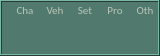
     <widget class="QFrame" name="frame_2">
      <property name="geometry">
       <rect>
        <x>40</x>
        <y>58</y>
        <width>160</width>
        <height>56</height>
       </rect>
      </property>
      <property name="palette">
       <palette>
        <active>
         <colorrole role="WindowText">
          <brush brushstyle="SolidPattern">
           <color alpha="255">
            <red>185</red>
            <green>198</green>
            <blue>185</blue>
           </color>
          </brush>
         </colorrole>
         <colorrole role="Button">
          <brush brushstyle="SolidPattern">
           <color alpha="255">
            <red>81</red>
            <green>121</green>
            <blue>109</blue>
           </color>
          </brush>
         </colorrole>
         <colorrole role="Light">
          <brush brushstyle="SolidPattern">
           <color alpha="255">
            <red>121</red>
            <green>182</green>
            <blue>164</blue>
           </color>
          </brush>
         </colorrole>
         <colorrole role="Midlight">
          <brush brushstyle="SolidPattern">
           <color alpha="255">
            <red>101</red>
            <green>151</green>
            <blue>136</blue>
           </color>
          </brush>
         </colorrole>
         <colorrole role="Dark">
          <brush brushstyle="SolidPattern">
           <color alpha="255">
            <red>40</red>
            <green>60</green>
            <blue>54</blue>
           </color>
          </brush>
         </colorrole>
         <colorrole role="Mid">
          <brush brushstyle="SolidPattern">
           <color alpha="255">
            <red>54</red>
            <green>80</green>
            <blue>72</blue>
           </color>
          </brush>
         </colorrole>
         <colorrole role="Text">
          <brush brushstyle="SolidPattern">
           <color alpha="255">
            <red>185</red>
            <green>198</green>
            <blue>185</blue>
           </color>
          </brush>
         </colorrole>
         <colorrole role="BrightText">
          <brush brushstyle="SolidPattern">
           <color alpha="255">
            <red>255</red>
            <green>255</green>
            <blue>255</blue>
           </color>
          </brush>
         </colorrole>
         <colorrole role="ButtonText">
          <brush brushstyle="SolidPattern">
           <color alpha="255">
            <red>255</red>
            <green>255</green>
            <blue>255</blue>
           </color>
          </brush>
         </colorrole>
         <colorrole role="Base">
          <brush brushstyle="SolidPattern">
           <color alpha="255">
            <red>0</red>
            <green>0</green>
            <blue>0</blue>
           </color>
          </brush>
         </colorrole>
         <colorrole role="Window">
          <brush brushstyle="SolidPattern">
           <color alpha="255">
            <red>81</red>
            <green>121</green>
            <blue>109</blue>
           </color>
          </brush>
         </colorrole>
         <colorrole role="Shadow">
          <brush brushstyle="SolidPattern">
           <color alpha="255">
            <red>0</red>
            <green>0</green>
            <blue>0</blue>
           </color>
          </brush>
         </colorrole>
         <colorrole role="AlternateBase">
          <brush brushstyle="SolidPattern">
           <color alpha="255">
            <red>40</red>
            <green>60</green>
            <blue>54</blue>
           </color>
          </brush>
         </colorrole>
         <colorrole role="ToolTipBase">
          <brush brushstyle="SolidPattern">
           <color alpha="255">
            <red>255</red>
            <green>255</green>
            <blue>220</blue>
           </color>
          </brush>
         </colorrole>
         <colorrole role="ToolTipText">
          <brush brushstyle="SolidPattern">
           <color alpha="255">
            <red>0</red>
            <green>0</green>
            <blue>0</blue>
           </color>
          </brush>
         </colorrole>
        </active>
        <inactive>
         <colorrole role="WindowText">
          <brush brushstyle="SolidPattern">
           <color alpha="255">
            <red>185</red>
            <green>198</green>
            <blue>185</blue>
           </color>
          </brush>
         </colorrole>
         <colorrole role="Button">
          <brush brushstyle="SolidPattern">
           <color alpha="255">
            <red>81</red>
            <green>121</green>
            <blue>109</blue>
           </color>
          </brush>
         </colorrole>
         <colorrole role="Light">
          <brush brushstyle="SolidPattern">
           <color alpha="255">
            <red>121</red>
            <green>182</green>
            <blue>164</blue>
           </color>
          </brush>
         </colorrole>
         <colorrole role="Midlight">
          <brush brushstyle="SolidPattern">
           <color alpha="255">
            <red>101</red>
            <green>151</green>
            <blue>136</blue>
           </color>
          </brush>
         </colorrole>
         <colorrole role="Dark">
          <brush brushstyle="SolidPattern">
           <color alpha="255">
            <red>40</red>
            <green>60</green>
            <blue>54</blue>
           </color>
          </brush>
         </colorrole>
         <colorrole role="Mid">
          <brush brushstyle="SolidPattern">
           <color alpha="255">
            <red>54</red>
            <green>80</green>
            <blue>72</blue>
           </color>
          </brush>
         </colorrole>
         <colorrole role="Text">
          <brush brushstyle="SolidPattern">
           <color alpha="255">
            <red>185</red>
            <green>198</green>
            <blue>185</blue>
           </color>
          </brush>
         </colorrole>
         <colorrole role="BrightText">
          <brush brushstyle="SolidPattern">
           <color alpha="255">
            <red>255</red>
            <green>255</green>
            <blue>255</blue>
           </color>
          </brush>
         </colorrole>
         <colorrole role="ButtonText">
          <brush brushstyle="SolidPattern">
           <color alpha="255">
            <red>255</red>
            <green>255</green>
            <blue>255</blue>
           </color>
          </brush>
         </colorrole>
         <colorrole role="Base">
          <brush brushstyle="SolidPattern">
           <color alpha="255">
            <red>0</red>
            <green>0</green>
            <blue>0</blue>
           </color>
          </brush>
         </colorrole>
         <colorrole role="Window">
          <brush brushstyle="SolidPattern">
           <color alpha="255">
            <red>81</red>
            <green>121</green>
            <blue>109</blue>
           </color>
          </brush>
         </colorrole>
         <colorrole role="Shadow">
          <brush brushstyle="SolidPattern">
           <color alpha="255">
            <red>0</red>
            <green>0</green>
            <blue>0</blue>
           </color>
          </brush>
         </colorrole>
         <colorrole role="AlternateBase">
          <brush brushstyle="SolidPattern">
           <color alpha="255">
            <red>40</red>
            <green>60</green>
            <blue>54</blue>
           </color>
          </brush>
         </colorrole>
         <colorrole role="ToolTipBase">
          <brush brushstyle="SolidPattern">
           <color alpha="255">
            <red>255</red>
            <green>255</green>
            <blue>220</blue>
           </color>
          </brush>
         </colorrole>
         <colorrole role="ToolTipText">
          <brush brushstyle="SolidPattern">
           <color alpha="255">
            <red>0</red>
            <green>0</green>
            <blue>0</blue>
           </color>
          </brush>
         </colorrole>
        </inactive>
        <disabled>
         <colorrole role="WindowText">
          <brush brushstyle="SolidPattern">
           <color alpha="255">
            <red>40</red>
            <green>60</green>
            <blue>54</blue>
           </color>
          </brush>
         </colorrole>
         <colorrole role="Button">
          <brush brushstyle="SolidPattern">
           <color alpha="255">
            <red>81</red>
            <green>121</green>
            <blue>109</blue>
           </color>
          </brush>
         </colorrole>
         <colorrole role="Light">
          <brush brushstyle="SolidPattern">
           <color alpha="255">
            <red>121</red>
            <green>182</green>
            <blue>164</blue>
           </color>
          </brush>
         </colorrole>
         <colorrole role="Midlight">
          <brush brushstyle="SolidPattern">
           <color alpha="255">
            <red>101</red>
            <green>151</green>
            <blue>136</blue>
           </color>
          </brush>
         </colorrole>
         <colorrole role="Dark">
          <brush brushstyle="SolidPattern">
           <color alpha="255">
            <red>40</red>
            <green>60</green>
            <blue>54</blue>
           </color>
          </brush>
         </colorrole>
         <colorrole role="Mid">
          <brush brushstyle="SolidPattern">
           <color alpha="255">
            <red>54</red>
            <green>80</green>
            <blue>72</blue>
           </color>
          </brush>
         </colorrole>
         <colorrole role="Text">
          <brush brushstyle="SolidPattern">
           <color alpha="255">
            <red>40</red>
            <green>60</green>
            <blue>54</blue>
           </color>
          </brush>
         </colorrole>
         <colorrole role="BrightText">
          <brush brushstyle="SolidPattern">
           <color alpha="255">
            <red>255</red>
            <green>255</green>
            <blue>255</blue>
           </color>
          </brush>
         </colorrole>
         <colorrole role="ButtonText">
          <brush brushstyle="SolidPattern">
           <color alpha="255">
            <red>40</red>
            <green>60</green>
            <blue>54</blue>
           </color>
          </brush>
         </colorrole>
         <colorrole role="Base">
          <brush brushstyle="SolidPattern">
           <color alpha="255">
            <red>81</red>
            <green>121</green>
            <blue>109</blue>
           </color>
          </brush>
         </colorrole>
         <colorrole role="Window">
          <brush brushstyle="SolidPattern">
           <color alpha="255">
            <red>81</red>
            <green>121</green>
            <blue>109</blue>
           </color>
          </brush>
         </colorrole>
         <colorrole role="Shadow">
          <brush brushstyle="SolidPattern">
           <color alpha="255">
            <red>0</red>
            <green>0</green>
            <blue>0</blue>
           </color>
          </brush>
         </colorrole>
         <colorrole role="AlternateBase">
          <brush brushstyle="SolidPattern">
           <color alpha="255">
            <red>81</red>
            <green>121</green>
            <blue>109</blue>
           </color>
          </brush>
         </colorrole>
         <colorrole role="ToolTipBase">
          <brush brushstyle="SolidPattern">
           <color alpha="255">
            <red>255</red>
            <green>255</green>
            <blue>220</blue>
           </color>
          </brush>
         </colorrole>
         <colorrole role="ToolTipText">
          <brush brushstyle="SolidPattern">
           <color alpha="255">
            <red>0</red>
            <green>0</green>
            <blue>0</blue>
           </color>
          </brush>
         </colorrole>
        </disabled>
       </palette>
      </property>
      <property name="frameShape">
       <enum>QFrame::Box</enum>
      </property>
      <property name="frameShadow">
       <enum>QFrame::Raised</enum>
      </property>
      <property name="lineWidth">
       <number>1</number>
      </property>
      <property name="midLineWidth">
       <number>0</number>
      </property>
      <widget class="QPushButton" name="pushButton_others">
       <property name="enabled">
        <bool>true</bool>
       </property>
       <property name="geometry">
        <rect>
         <x>130</x>
         <y>20</y>
         <width>21</width>
         <height>30</height>
        </rect>
       </property>
       <property name="text">
        <string/>
       </property>
       <property name="icon">
        <iconset>
         <normaloff>icons/publishToolIcon/otherS5Close.png</normaloff>
         <activeon>icons/publishToolIcon/otherS5Open.png</activeon>icons/publishToolIcon/otherS5Close.png</iconset>
       </property>
       <property name="iconSize">
        <size>
         <width>30</width>
         <height>30</height>
        </size>
       </property>
       <property name="checkable">
        <bool>true</bool>
       </property>
       <property name="autoDefault">
        <bool>false</bool>
       </property>
       <property name="default">
        <bool>false</bool>
       </property>
       <property name="flat">
        <bool>true</bool>
       </property>
      </widget>
      <widget class="QPushButton" name="pushButton_vehicle">
       <property name="enabled">
        <bool>true</bool>
       </property>
       <property name="geometry">
        <rect>
         <x>40</x>
         <y>20</y>
         <width>30</width>
         <height>30</height>
        </rect>
       </property>
       <property name="text">
        <string/>
       </property>
       <property name="icon">
        <iconset>
         <normaloff>icons/publishToolIcon/vehS5Close.png</normaloff>
         <activeon>icons/publishToolIcon/vehS5_open.png</activeon>icons/publishToolIcon/vehS5Close.png</iconset>
       </property>
       <property name="iconSize">
        <size>
         <width>30</width>
         <height>30</height>
        </size>
       </property>
       <property name="checkable">
        <bool>true</bool>
       </property>
       <property name="autoDefault">
        <bool>false</bool>
       </property>
       <property name="default">
        <bool>false</bool>
       </property>
       <property name="flat">
        <bool>true</bool>
       </property>
      </widget>
      <widget class="QPushButton" name="pushButton_character">
       <property name="enabled">
        <bool>true</bool>
       </property>
       <property name="geometry">
        <rect>
         <x>10</x>
         <y>20</y>
         <width>30</width>
         <height>30</height>
        </rect>
       </property>
       <property name="palette">
        <palette>
         <active>
          <colorrole role="WindowText">
           <brush brushstyle="SolidPattern">
            <color alpha="255">
             <red>0</red>
             <green>0</green>
             <blue>0</blue>
            </color>
           </brush>
          </colorrole>
          <colorrole role="Text">
           <brush brushstyle="SolidPattern">
            <color alpha="255">
             <red>255</red>
             <green>255</green>
             <blue>0</blue>
            </color>
           </brush>
          </colorrole>
          <colorrole role="ButtonText">
           <brush brushstyle="SolidPattern">
            <color alpha="255">
             <red>255</red>
             <green>255</green>
             <blue>0</blue>
            </color>
           </brush>
          </colorrole>
         </active>
         <inactive>
          <colorrole role="WindowText">
           <brush brushstyle="SolidPattern">
            <color alpha="255">
             <red>0</red>
             <green>0</green>
             <blue>0</blue>
            </color>
           </brush>
          </colorrole>
          <colorrole role="Text">
           <brush brushstyle="SolidPattern">
            <color alpha="255">
             <red>0</red>
             <green>0</green>
             <blue>0</blue>
            </color>
           </brush>
          </colorrole>
          <colorrole role="ButtonText">
           <brush brushstyle="SolidPattern">
            <color alpha="255">
             <red>0</red>
             <green>0</green>
             <blue>0</blue>
            </color>
           </brush>
          </colorrole>
         </inactive>
         <disabled>
          <colorrole role="WindowText">
           <brush brushstyle="SolidPattern">
            <color alpha="255">
             <red>120</red>
             <green>120</green>
             <blue>120</blue>
            </color>
           </brush>
          </colorrole>
          <colorrole role="Text">
           <brush brushstyle="SolidPattern">
            <color alpha="255">
             <red>120</red>
             <green>120</green>
             <blue>120</blue>
            </color>
           </brush>
          </colorrole>
          <colorrole role="ButtonText">
           <brush brushstyle="SolidPattern">
            <color alpha="255">
             <red>120</red>
             <green>120</green>
             <blue>120</blue>
            </color>
           </brush>
          </colorrole>
         </disabled>
        </palette>
       </property>
       <property name="autoFillBackground">
        <bool>false</bool>
       </property>
       <property name="text">
        <string/>
       </property>
       <property name="icon">
        <iconset>
         <normaloff>icons/publishToolIcon/chaS5Close.png</normaloff>
         <activeon>icons/publishToolIcon/chaS5Open.png</activeon>icons/publishToolIcon/chaS5Close.png</iconset>
       </property>
       <property name="iconSize">
        <size>
         <width>30</width>
         <height>30</height>
        </size>
       </property>
       <property name="checkable">
        <bool>true</bool>
       </property>
       <property name="checked">
        <bool>false</bool>
       </property>
       <property name="autoRepeat">
        <bool>false</bool>
       </property>
       <property name="autoExclusive">
        <bool>false</bool>
       </property>
       <property name="autoDefault">
        <bool>false</bool>
       </property>
       <property name="default">
        <bool>false</bool>
       </property>
       <property name="flat">
        <bool>true</bool>
       </property>
      </widget>
      <widget class="QPushButton" name="pushButton_set">
       <property name="enabled">
        <bool>true</bool>
       </property>
       <property name="geometry">
        <rect>
         <x>70</x>
         <y>16</y>
         <width>30</width>
         <height>30</height>
        </rect>
       </property>
       <property name="text">
        <string/>
       </property>
       <property name="icon">
        <iconset>
         <normaloff>icons/publishToolIcon/setS5Close.png</normaloff>
         <activeon>icons/publishToolIcon/setS5Open.png</activeon>icons/publishToolIcon/setS5Close.png</iconset>
       </property>
       <property name="iconSize">
        <size>
         <width>30</width>
         <height>30</height>
        </size>
       </property>
       <property name="checkable">
        <bool>true</bool>
       </property>
       <property name="autoDefault">
        <bool>false</bool>
       </property>
       <property name="default">
        <bool>false</bool>
       </property>
       <property name="flat">
        <bool>true</bool>
       </property>
      </widget>
      <widget class="QPushButton" name="pushButton_props">
       <property name="enabled">
        <bool>true</bool>
       </property>
       <property name="geometry">
        <rect>
         <x>100</x>
         <y>18</y>
         <width>30</width>
         <height>30</height>
        </rect>
       </property>
       <property name="text">
        <string/>
       </property>
       <property name="icon">
        <iconset>
         <normaloff>icons/publishToolIcon/propsS5Close.png</normaloff>
         <activeon>icons/publishToolIcon/propsS5Open.png</activeon>icons/publishToolIcon/propsS5Close.png</iconset>
       </property>
       <property name="iconSize">
        <size>
         <width>30</width>
         <height>30</height>
        </size>
       </property>
       <property name="checkable">
        <bool>true</bool>
       </property>
       <property name="autoDefault">
        <bool>false</bool>
       </property>
       <property name="default">
        <bool>false</bool>
       </property>
       <property name="flat">
        <bool>true</bool>
       </property>
      </widget>
      <widget class="QLabel" name="label_fileData_15">
       <property name="geometry">
        <rect>
         <x>135</x>
         <y>0</y>
         <width>20</width>
         <height>20</height>
        </rect>
       </property>
       <property name="font">
        <font>
         <family>Calibri</family>
         <pointsize>8</pointsize>
        </font>
       </property>
       <property name="text">
        <string>Oth</string>
       </property>
       <property name="alignment">
        <set>Qt::AlignCenter</set>
       </property>
      </widget>
      <widget class="QLabel" name="label_fileData_12">
       <property name="geometry">
        <rect>
         <x>45</x>
         <y>0</y>
         <width>20</width>
         <height>20</height>
        </rect>
       </property>
       <property name="font">
        <font>
         <family>Calibri</family>
         <pointsize>8</pointsize>
        </font>
       </property>
       <property name="text">
        <string>Veh</string>
       </property>
       <property name="alignment">
        <set>Qt::AlignCenter</set>
       </property>
      </widget>
      <widget class="QLabel" name="label_fileData_11">
       <property name="geometry">
        <rect>
         <x>15</x>
         <y>0</y>
         <width>20</width>
         <height>20</height>
        </rect>
       </property>
       <property name="font">
        <font>
         <family>Calibri</family>
         <pointsize>8</pointsize>
        </font>
       </property>
       <property name="text">
        <string>Cha</string>
       </property>
       <property name="alignment">
        <set>Qt::AlignCenter</set>
       </property>
      </widget>
      <widget class="QLabel" name="label_fileData_13">
       <property name="geometry">
        <rect>
         <x>75</x>
         <y>0</y>
         <width>20</width>
         <height>20</height>
        </rect>
       </property>
       <property name="font">
        <font>
         <family>Calibri</family>
         <pointsize>8</pointsize>
        </font>
       </property>
       <property name="text">
        <string>Set</string>
       </property>
       <property name="alignment">
        <set>Qt::AlignCenter</set>
       </property>
      </widget>
      <widget class="QLabel" name="label_fileData_14">
       <property name="geometry">
        <rect>
         <x>105</x>
         <y>0</y>
         <width>20</width>
         <height>20</height>
        </rect>
       </property>
       <property name="font">
        <font>
         <family>Calibri</family>
         <pointsize>8</pointsize>
        </font>
       </property>
       <property name="text">
        <string>Pro</string>
       </property>
       <property name="alignment">
        <set>Qt::AlignCenter</set>
       </property>
      </widget>
     </widget>
